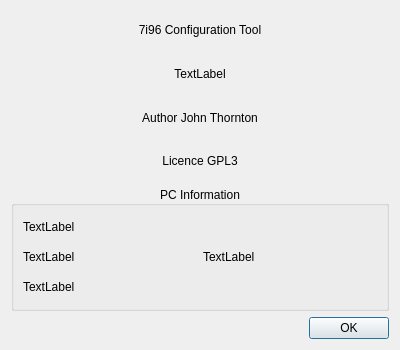
<?xml version="1.0" encoding="UTF-8"?>
<ui version="4.0">
 <class>about</class>
 <widget class="QDialog" name="about">
  <property name="geometry">
   <rect>
    <x>0</x>
    <y>0</y>
    <width>400</width>
    <height>350</height>
   </rect>
  </property>
  <property name="windowTitle">
   <string>About</string>
  </property>
  <layout class="QGridLayout" name="gridLayout_2">
   <item row="0" column="0">
    <widget class="QLabel" name="label">
     <property name="text">
      <string>7i96 Configuration Tool</string>
     </property>
     <property name="alignment">
      <set>Qt::AlignCenter</set>
     </property>
    </widget>
   </item>
   <item row="1" column="0">
    <widget class="QLabel" name="versionLB">
     <property name="text">
      <string>TextLabel</string>
     </property>
     <property name="alignment">
      <set>Qt::AlignCenter</set>
     </property>
    </widget>
   </item>
   <item row="2" column="0">
    <widget class="QLabel" name="label_2">
     <property name="text">
      <string>Author John Thornton</string>
     </property>
     <property name="alignment">
      <set>Qt::AlignCenter</set>
     </property>
    </widget>
   </item>
   <item row="3" column="0">
    <widget class="QLabel" name="label_3">
     <property name="text">
      <string>Licence GPL3</string>
     </property>
     <property name="alignment">
      <set>Qt::AlignCenter</set>
     </property>
    </widget>
   </item>
   <item row="4" column="0">
    <widget class="QGroupBox" name="groupBox">
     <property name="minimumSize">
      <size>
       <width>0</width>
       <height>125</height>
      </size>
     </property>
     <property name="title">
      <string>PC Information</string>
     </property>
     <property name="alignment">
      <set>Qt::AlignCenter</set>
     </property>
     <layout class="QGridLayout" name="gridLayout">
      <item row="0" column="0">
       <widget class="QLabel" name="systemLB">
        <property name="text">
         <string>TextLabel</string>
        </property>
       </widget>
      </item>
      <item row="1" column="0">
       <widget class="QLabel" name="releaseLB">
        <property name="text">
         <string>TextLabel</string>
        </property>
       </widget>
      </item>
      <item row="1" column="1">
       <widget class="QLabel" name="bitsLB">
        <property name="text">
         <string>TextLabel</string>
        </property>
       </widget>
      </item>
      <item row="2" column="0">
       <widget class="QLabel" name="machineLB">
        <property name="text">
         <string>TextLabel</string>
        </property>
       </widget>
      </item>
     </layout>
    </widget>
   </item>
   <item row="5" column="0">
    <widget class="QDialogButtonBox" name="buttonBox">
     <property name="orientation">
      <enum>Qt::Horizontal</enum>
     </property>
     <property name="standardButtons">
      <set>QDialogButtonBox::Ok</set>
     </property>
    </widget>
   </item>
  </layout>
 </widget>
 <resources/>
 <connections>
  <connection>
   <sender>buttonBox</sender>
   <signal>accepted()</signal>
   <receiver>about</receiver>
   <slot>accept()</slot>
   <hints>
    <hint type="sourcelabel">
     <x>248</x>
     <y>254</y>
    </hint>
    <hint type="destinationlabel">
     <x>157</x>
     <y>274</y>
    </hint>
   </hints>
  </connection>
  <connection>
   <sender>buttonBox</sender>
   <signal>rejected()</signal>
   <receiver>about</receiver>
   <slot>reject()</slot>
   <hints>
    <hint type="sourcelabel">
     <x>316</x>
     <y>260</y>
    </hint>
    <hint type="destinationlabel">
     <x>286</x>
     <y>274</y>
    </hint>
   </hints>
  </connection>
 </connections>
</ui>
